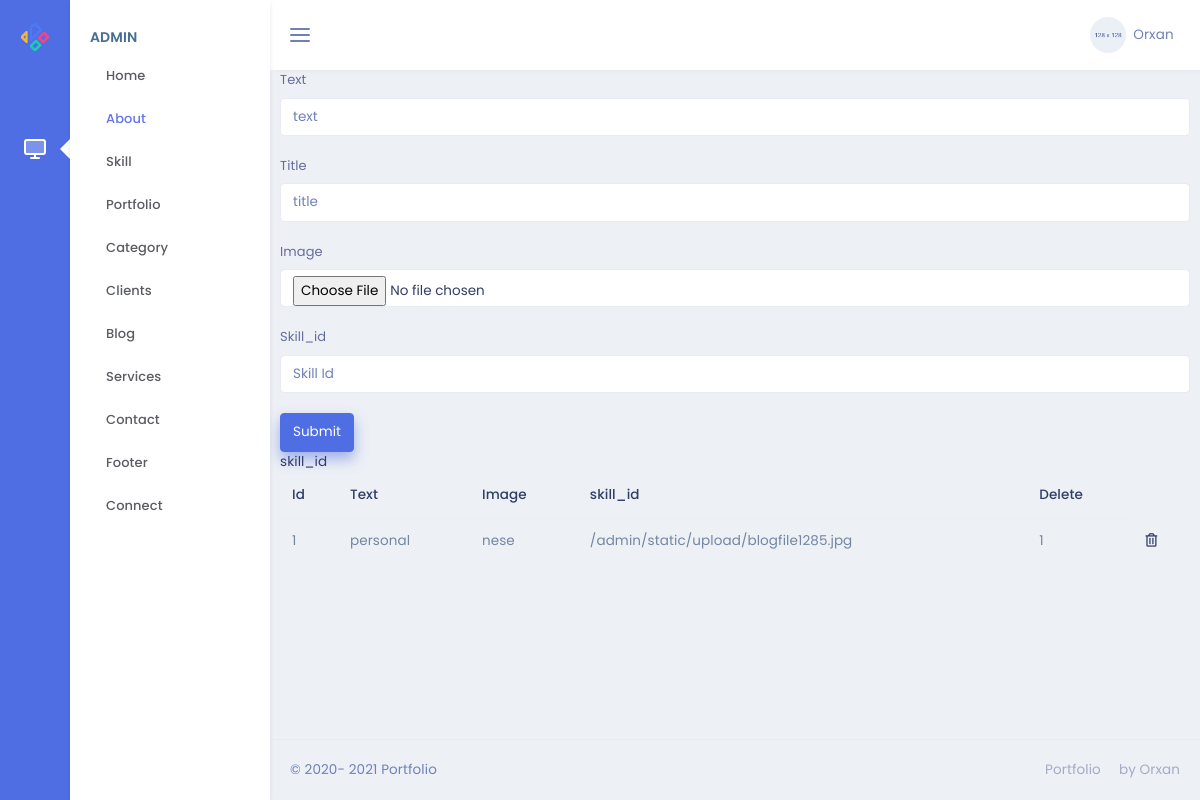
The app's page /admin/about with its own data.
### models.py (models this page shows)
class About(db.Model):
    id=db.Column(db.Integer,primary_key=True)
    text=db.Column(db.String(255))
    title=db.Column(db.String(50))
    image=db.Column(db.String)
    skill_id = db.Column(db.Integer,db.ForeignKey('skill.id'),nullable=False)

### admin/routes.py (the view, shortened to what this page needs)
@admin.route('/about' , methods=["GET","POST"])
def aboutPages():
    skl=Skill.query.all()
    abt=About.query.all()
    return render_template('/admin/About/about.html',skl=skl,abt=abt)

### admin/templates/admin/about/about.html
{% extends "admin/base.html" %}
{% block content %}
<form action="/admin/about" method="POST"  enctype="multipart/form-data">
    <div class="form-group">
        <label for="text">Text</label>
        <input type="text" class="form-control" name="text" id="text" placeholder="text" >
    </div>
    <div class="form-group">
        <label for="title">Title</label>
        <input type="text" class="form-control" name="title" id="title" placeholder="title">
    </div>
    <div class="form-group">
        <label for="image">Image</label>
        <input type="file" class="form-control" name="image" id="image" placeholder="image">
    </div>
    <div class="form-group">
        <label for="skill_id">Skill_id</label>
        <input type="skill_id" class="form-control" name="skill_id" id="skill_id" placeholder="Skill Id">
    </div>
    <button type="submit" class="btn btn-primary">Submit</button>
</form>
skill_id
<table class="table">
    <thead>
        <tr>
            <th scope="col">Id</th>
            <th scope="col">Text</th>
            <th scope="col">Image</th>
            <th scope="col">skill_id</th>
            <th scope="col">Delete</th>
        </tr>
    </thead>
    <tbody>
        {% for i in abt %}
        <tr>
            <td>{{i.id}}</td>
            <td>{{i.text}}</td>
            <td>{{i.title}}</td>
            <td>{{i.image}}</td>
            <td>{{i.skill_id}}</td>
            <td><a href="/admin/about/{{i.id}}" > <i class="far fa-trash-alt"></i></a></td>
        </tr>
        {% endfor %}
    </tbody>
</table>
{% endblock %}

### records on screen
About: id "1", text "personal", title "nese", image "/admin/static/upload/blogfile1285.jpg", skill_id "1"
